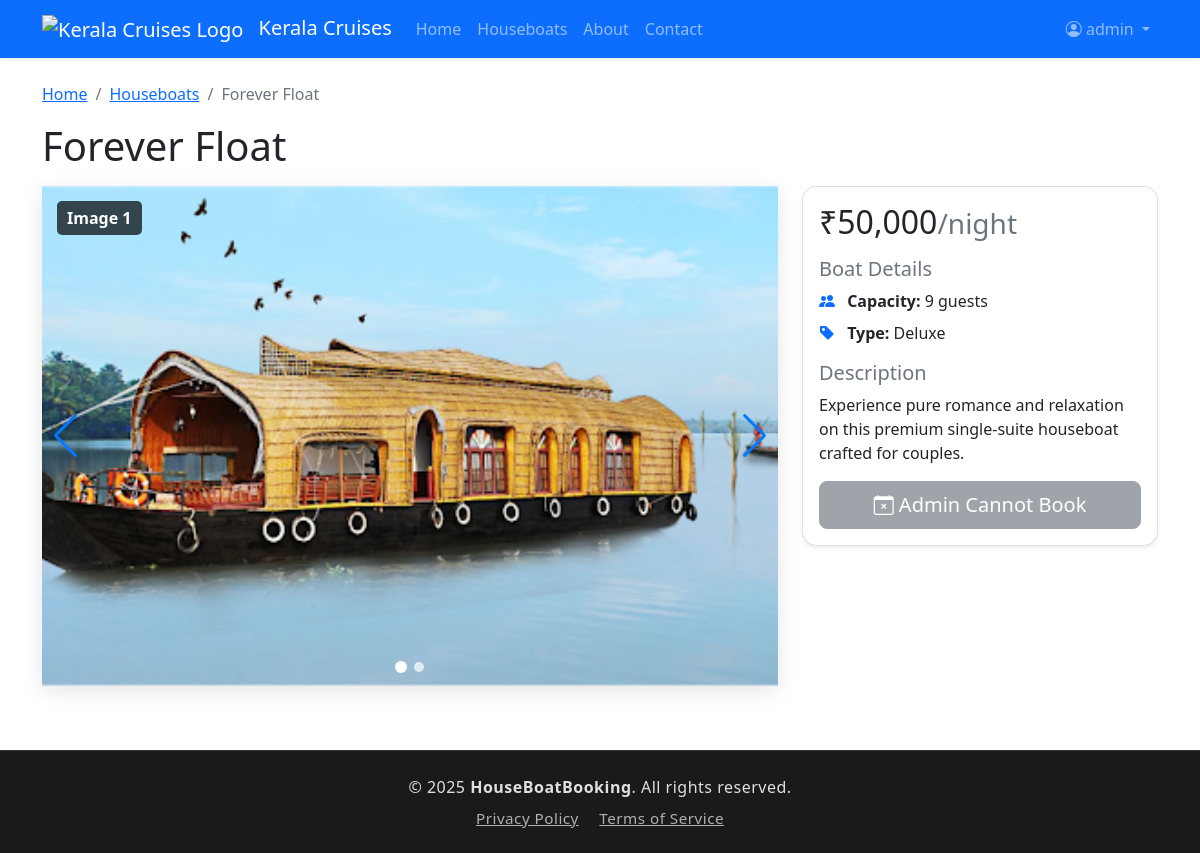
Page /frontend/pages/boat_details.php?id=10 (signed in) on the committed database.
### tables this page shows
CREATE TABLE IF NOT EXISTS `boats` (
  `id` int NOT NULL AUTO_INCREMENT,
  `boat_name` varchar(100) NOT NULL,
  `boat_type` varchar(100) NOT NULL,
  `capacity` int NOT NULL,
  `price` decimal(10,2) NOT NULL,
  `image` varchar(255) DEFAULT NULL,
  `description` text,
  `status` enum('available','maintenance','booked') DEFAULT 'available',
  PRIMARY KEY (`id`)
);

### frontend/pages/boat_details.php (the view, shortened to what this page needs)
<?php
include '../../backend/inc/db_connect.php';
$boat_id = intval($_GET['id']);
$stmt = $conn->prepare("SELECT * FROM boats WHERE id = ? AND status = 'available'");
$stmt->bind_param("i", $boat_id);
$stmt->execute();
$result = $stmt->get_result();
$boat = $result->fetch_assoc();
$images = array();
if (!empty($boat['image'])) {
    $decoded = json_decode($boat['image'], true);
    if (is_array($decoded)) {
        $images = $decoded;
    } else {
        $images = array($boat['image']);
    }
}
?>
<!DOCTYPE html>
<html lang="en">
<head>
    <link href="https://cdn.jsdelivr.net/npm/bootstrap@5.0.2/dist/css/bootstrap.min.css" rel="stylesheet">
    <link href="https://cdn.jsdelivr.net/npm/bootstrap-icons/font/bootstrap-icons.css" rel="stylesheet">
    <link rel="stylesheet" href="https://cdn.jsdelivr.net/npm/swiper@11/swiper-bundle.min.css" />
    <link rel="stylesheet" href="../../css/custom.css">
</head>
<body>
    <?php include '../includes/navbar.php'; ?>
    <div class="container mt-4">
        <div class="row">
            <div class="col-12">
                <nav aria-label="breadcrumb">
                    <ol class="breadcrumb">
                        <li class="breadcrumb-item"><a href="/">Home</a></li>
                        <li class="breadcrumb-item"><a href="boats.php">Houseboats</a></li>
                        <li class="breadcrumb-item active" aria-current="page"><?php echo htmlspecialchars($boat['boat_name']); ?></li>
                    </ol>
                </nav>
            </div>
        </div>
        <div class="row">
            <div class="col-12">
                <h1 class="mb-3"><?php echo htmlspecialchars($boat['boat_name']); ?></h1>
            </div>
        </div>
        <div class="row">
            <div class="col-lg-8 mb-4">
                <div class="swiper boatImageSwiper">
                    <div class="swiper-wrapper">
                        <?php for ($i = 0; $i < count($images); $i++): ?>
                            <div class="swiper-slide position-relative">
                                <div class="image-type-badge">Image <?php echo ($i + 1); ?></div>
                                <img src="/HouseBoatBooking/uploads/boats/<?php echo htmlspecialchars($images[$i]); ?>" alt="<?php echo htmlspecialchars($boat['boat_name'] . ' Image ' . ($i + 1)); ?>">
                            </div>
                        <?php endfor; ?>
                    </div>
                    <div class="swiper-button-next"></div>
                    <div class="swiper-button-prev"></div>
                    <div class="swiper-pagination"></div>
                </div>
            </div>
            <div class="col-lg-4">
                <div class="card shadow-sm">
                    <div class="card-body">
                        <div class="d-flex justify-content-between align-items-start mb-3">
                            <h2 class="card-title mb-0">₹<?php echo number_format($boat['price']); ?><small class="text-muted">/night</small></h2>
                        </div>
                        <div class="mb-3">
                            <h5 class="text-muted">Boat Details</h5>
                            <ul class="list-unstyled">
                                <li class="mb-2"><i class="bi bi-people-fill me-2 text-primary"></i> <strong>Capacity:</strong> <?php echo htmlspecialchars($boat['capacity']); ?> guests</li>
                                <li class="mb-2"><i class="bi bi-tag-fill me-2 text-primary"></i> <strong>Type:</strong> <?php echo ucfirst(htmlspecialchars($boat['boat_type'])); ?></li>
                            </ul>
                        </div>
                        <?php if (!empty($boat['description'])): ?>
                            <div class="mb-3">
                                <h5 class="text-muted">Description</h5>
                                <p><?php echo nl2br(htmlspecialchars($boat['description'])); ?></p>
                            </div>
                        <?php endif; ?>
                        <div class="d-grid gap-2">
                            <?php if (isset($_SESSION['role']) && $_SESSION['role'] === 'admin'): ?>
                                <button class="btn btn-secondary btn-lg" disabled>
                                    <i class="bi bi-calendar-x"></i> Admin Cannot Book
                                </button>
                            <?php else: ?>
                                <a href="booking/booking.php?boat_id=<?php echo $boat['id']; ?>" class="btn btn-primary btn-lg">
                                    <i class="bi bi-calendar-check"></i> Book Now
                                </a>
                            <?php endif; ?>
                        </div>
                    </div>
                </div>
            </div>
        </div>
    </div>
    <?php include '../includes/footer.php'; ?>
</body>
</html>

### css/custom.css (style rules this page uses)
.swiper { height: 500px; border-radius: 0; box-shadow: 0 5px 20px rgba(0,0,0,0.1); }
.swiper-slide img { width: 100%; height: 100%; object-fit: cover; display: block; }
.image-type-badge { position: absolute; top: 15px; left: 15px; background: rgba(0, 0, 0, 0.7); color: white; padding: 5px 10px; border-radius: 5px; font-weight: bold; z-index: 10; }
.card { transition: transform 0.3s ease; border-radius: 15px; overflow: hidden; }
.btn { border-radius: 8px; font-weight: 500; transition: all 0.3s ease; }

### frontend/pages/boat_details.php (style rules this page uses)
.image-type-badge { position: absolute; top: 15px; left: 15px; background: rgba(0, 0, 0, 0.7); color: white; padding: 5px 10px; border-radius: 5px; font-weight: bold; z-index: 10; }

### rows in the picture
boats: boat_name "Forever Float", price "50,000", capacity "9", boat_type "Deluxe", description "Experience pure romance and relaxation on this premium single-suite houseboat crafted for couples."

### other values in the picture
$_SESSION['username'] "admin"
